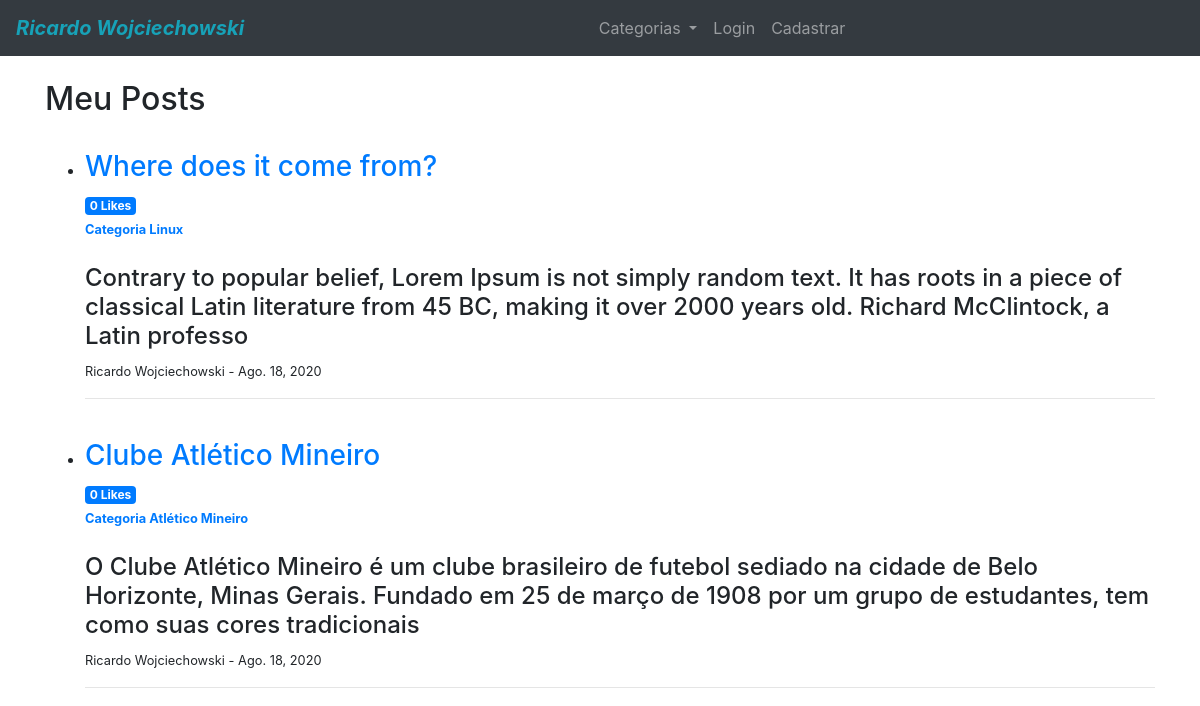
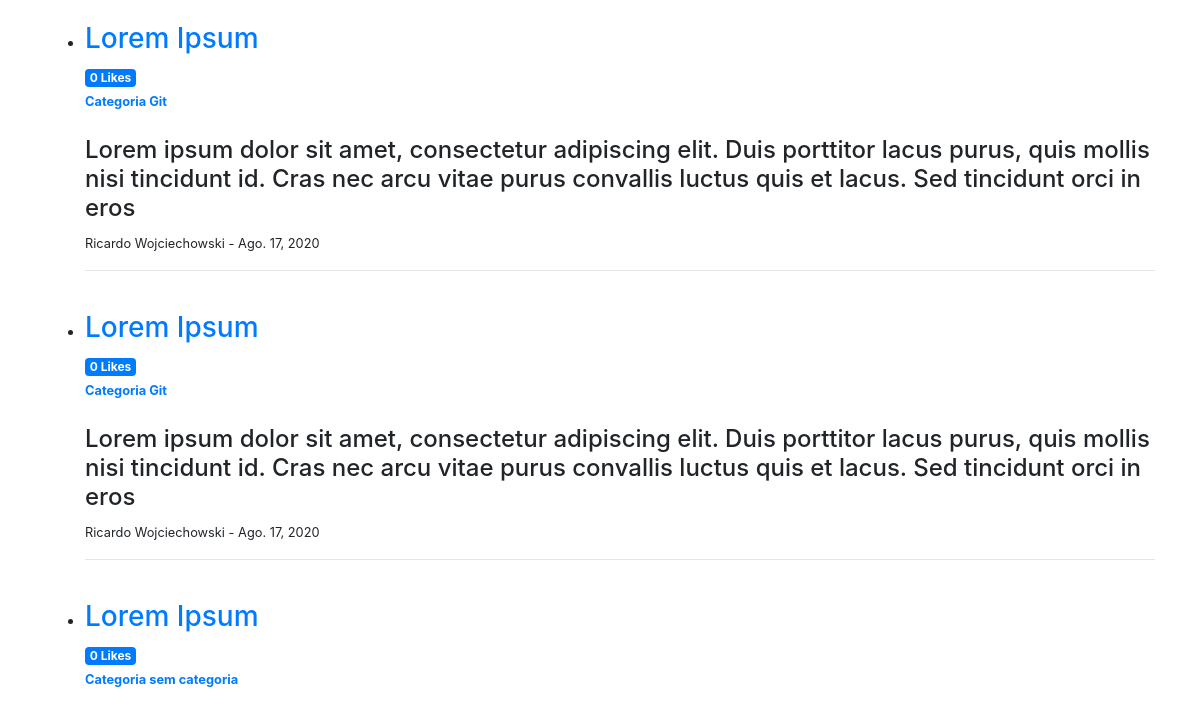
/ (upper part), run on an earlier commit of the app's database (2 pictures, top to bottom).
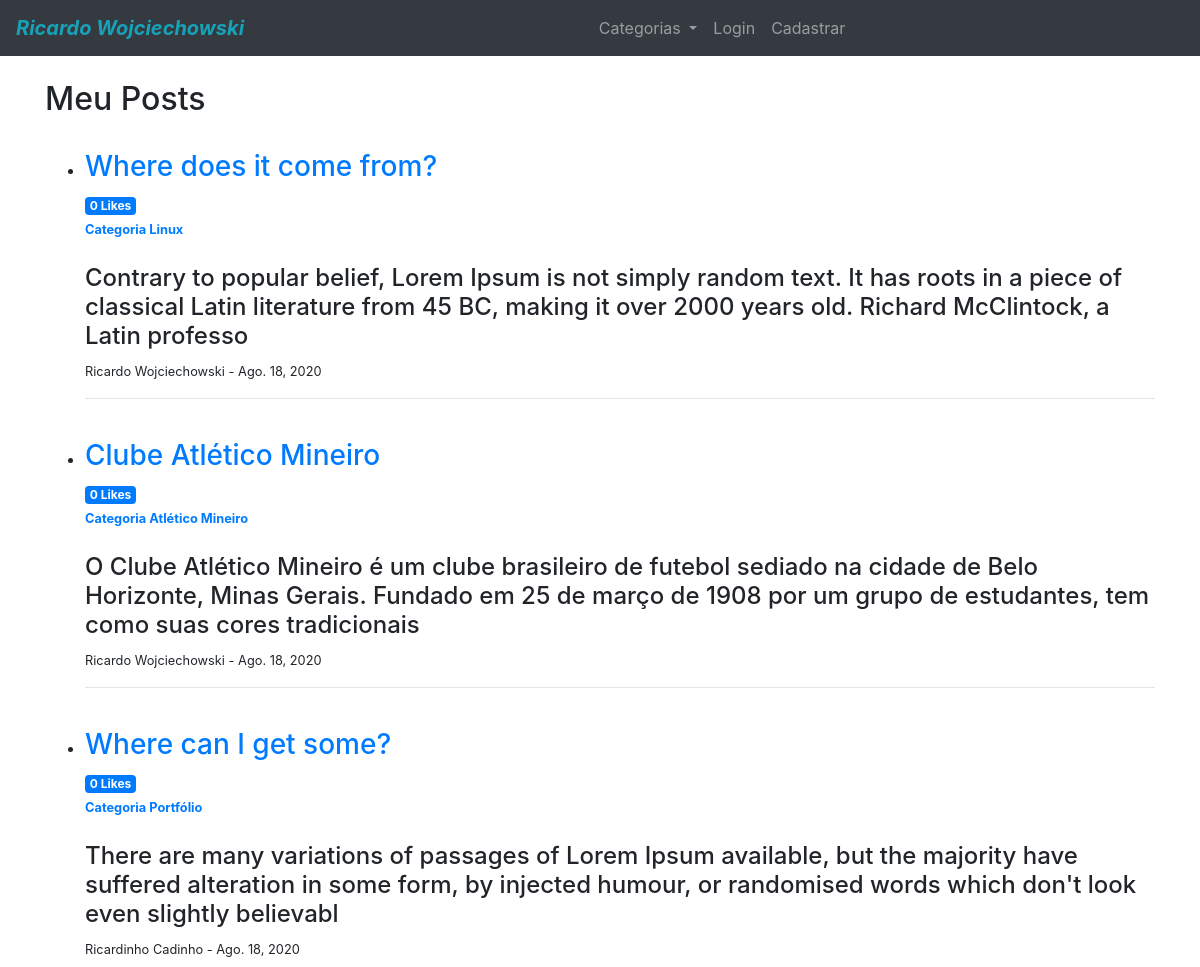
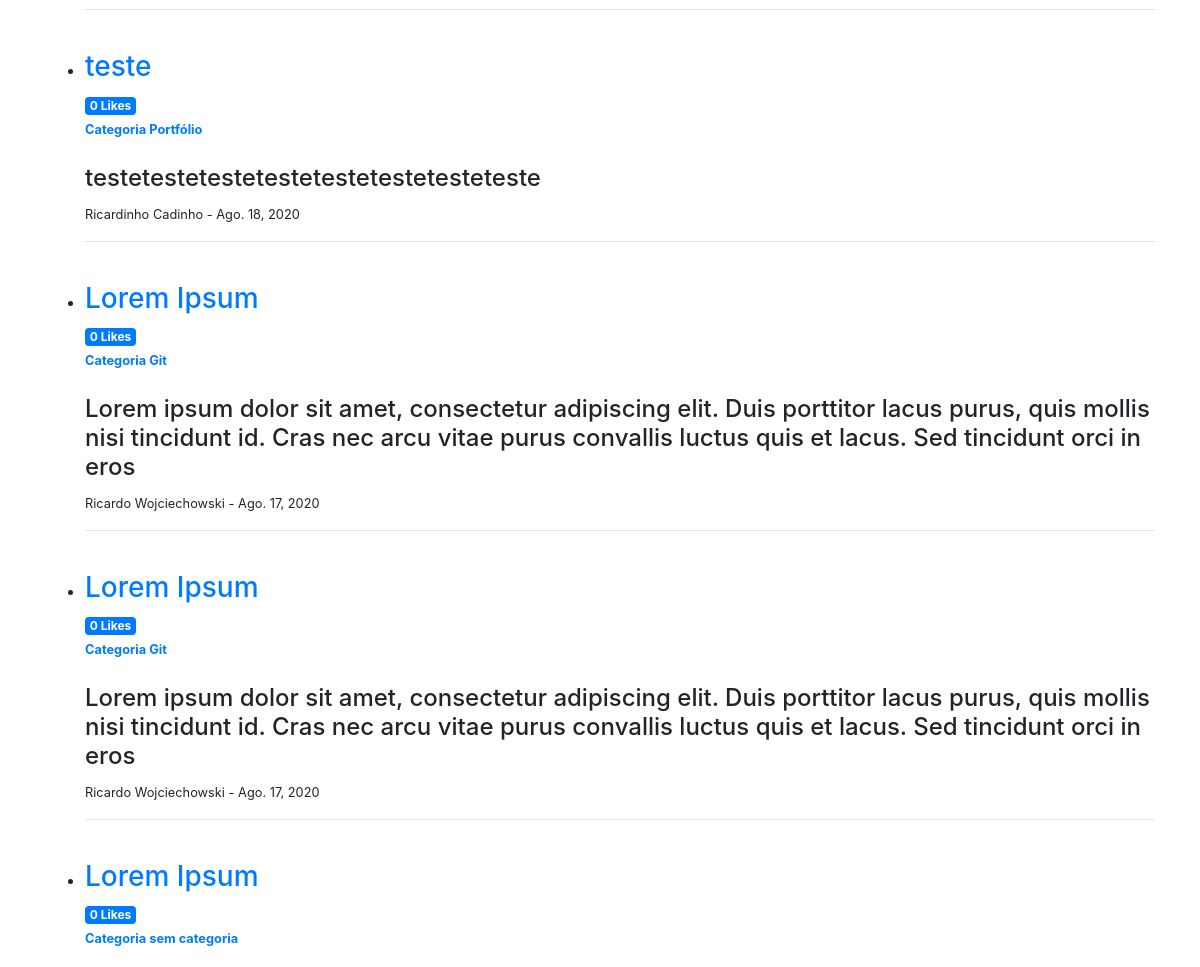
And on a later commit of the database (2 pictures, top to bottom).
### blog/models.py (models this page shows, shortened)
class Post(models.Model):
    title = models.CharField(max_length=255)
    author = models.ForeignKey(User, on_delete=models.CASCADE)
    body = models.TextField()
    post_date = models.DateField(auto_now_add=True)
    category = models.CharField(max_length=255, default='sem categoria')
    likes = models.ManyToManyField(User, related_name='blog_posts')
    def total_likes(self):
        return self.likes.count()

### blog/views.py (the view)
# urls.py: path('', HomeView.as_view(), name="home"),
class HomeView(ListView):
    model = Post
    template_name = 'home.html'
    ordering = ['-post_date']
    def get_context_data(self, *args, **kwargs):
        categories_menu = Category.objects.all()
        context = super(HomeView, self).get_context_data(*args, **kwargs)
        context["categories_menu"] = categories_menu
        return context

### blog/models.py (called while the page is built)
    def __str__(self):
        return self.name

### templates/home.html
{% extends 'base.html' %}
{% block content %}
<h2>Meu Posts</h2>
<ul>
    {% for post in object_list %}
        <br>
        <li>
            <h3><a href="{% url 'article-detail' post.pk %}">{{ post.title }}</a></h3>
            <small class="badge badge-primary">{{ post.total_likes }} Likes</small>
            <br>
            <small><a href="{% url 'category' post.category %}"><b>Categoria {{ post.category }}</b></a></small>
            <br><br>
            <h4>{{ post.body | slice:":200" }}</h4>
            <p><small>{{ post.author.first_name }} {{ post.author.last_name }} - {{ post.post_date }}</small></p>
        </li>
        <hr>
    {% endfor %}
</ul>
{% endblock %}

What changed in the data, as far as the page shows it:
added Post: title "Where can I get some?", total_likes "0", category "Portfólio", body "There are many variations of passages of Lorem Ipsum available, but the majority have suffered alteration in some form, by injected humour, or randomised words which don't look even slightly believabl", author.first_name "Ricardinho", author.last_name "Cadinho", post_date "Ago. 18, 2020"
added Post: title "teste", total_likes "0", category "Portfólio", body "testetestetestetestetestetestetesteteste", author.first_name "Ricardinho", author.last_name "Cadinho", post_date "Ago. 18, 2020"
